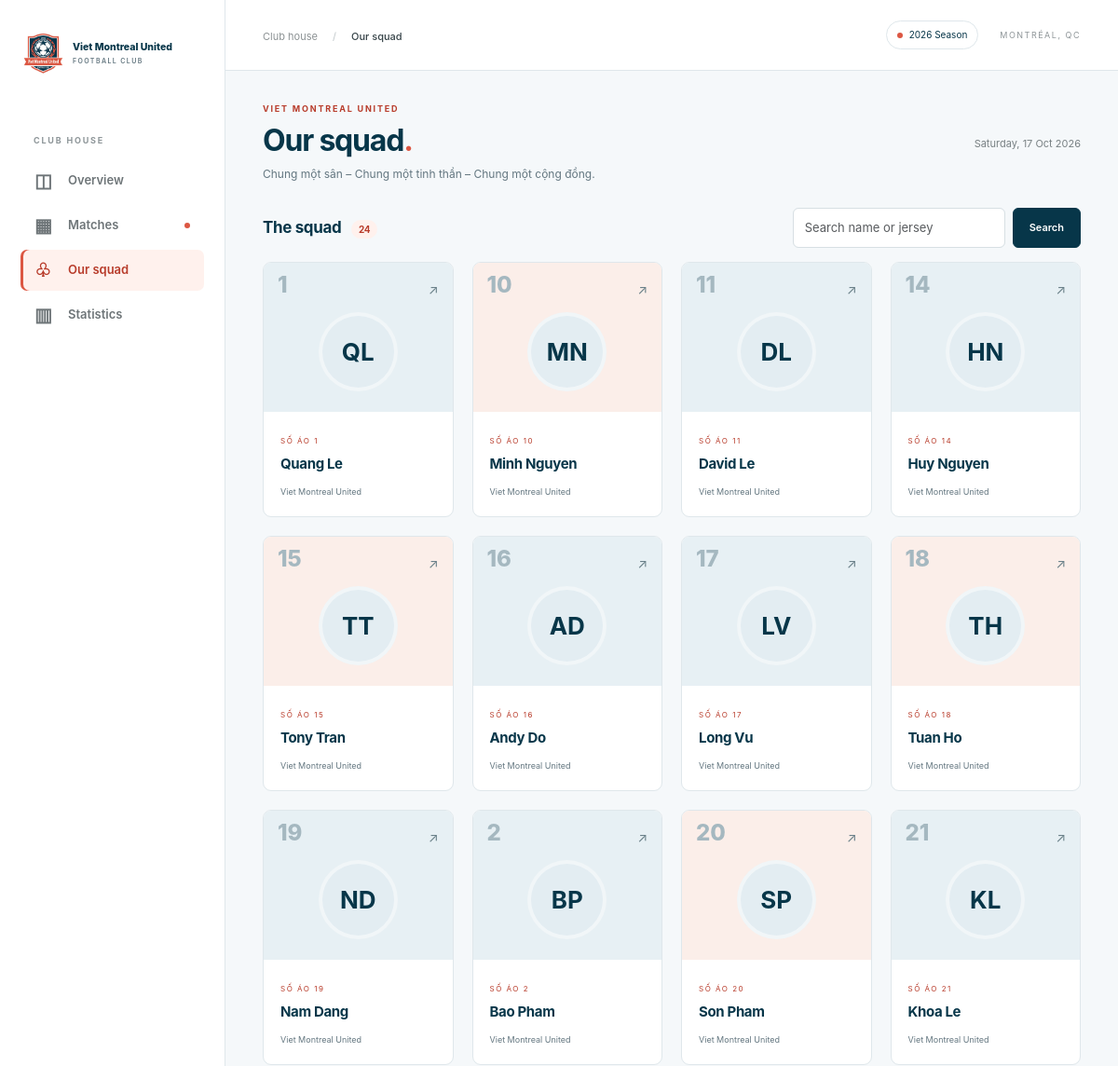
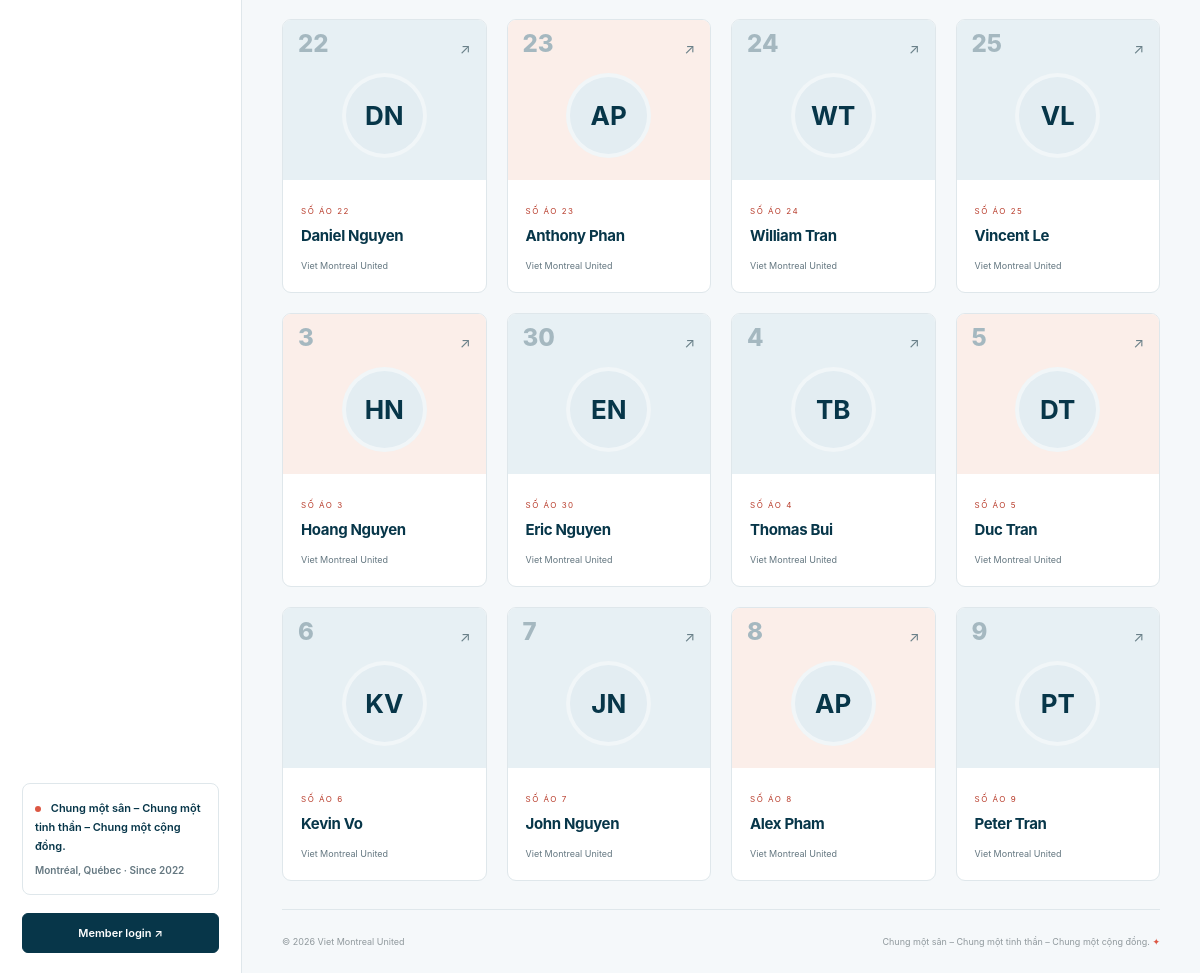
The app's page /index.php?page=players with its own data (2 pictures, top to bottom).
### tables this page shows
CREATE TABLE players (
 id INT UNSIGNED AUTO_INCREMENT PRIMARY KEY,
 full_name VARCHAR(120) NOT NULL,
 jersey_number VARCHAR(20) NOT NULL,
 jersey_key VARCHAR(20) GENERATED ALWAYS AS (LOWER(TRIM(jersey_number))) STORED,
 CONSTRAINT players_jersey_nonempty CHECK (CHAR_LENGTH(TRIM(jersey_number)) > 0),
 UNIQUE KEY players_jersey_unique (jersey_key),
 birth_year SMALLINT UNSIGNED NULL,
 photo_path VARCHAR(190) NULL,
 is_active TINYINT(1) NOT NULL DEFAULT 1,
 created_at TIMESTAMP NOT NULL DEFAULT CURRENT_TIMESTAMP,
 updated_at TIMESTAMP NOT NULL DEFAULT CURRENT_TIMESTAMP ON UPDATE CURRENT_TIMESTAMP
);

### public/index.php (called while the page is built, shortened)
<?php
$page=is_string($_GET['page'] ?? null)?$_GET['page']:'home';
$routes=['home'=>'home','matches'=>'matches','match'=>'match','players'=>'players','profile'=>'profile','statistics'=>'statistics','login'=>'login','account'=>'account','admin'=>'home','admin-players'=>'admin-players','admin-player-edit'=>'admin-player-edit','admin-matches'=>'admin-matches','admin-match-edit'=>'admin-match-edit','admin-attendance'=>'admin-match-data','admin-stats'=>'admin-match-data','admin-users'=>'admin-users','admin-settings'=>'admin-settings'];
try { require __DIR__.'/../app/views/'.$routes[$page].'.php'; $content=ob_get_clean(); }
catch (DomainException $e) { ob_end_clean(); abort_page(404,$e->getMessage()); }
require __DIR__.'/../app/views/layout.php';

### app/views/players.php (the view)
<?php $search=trim((string)($_GET['q'] ?? '')); $rows=query('SELECT id,full_name,jersey_number,birth_year,photo_path FROM players WHERE is_active=1 AND (full_name LIKE ? OR jersey_number LIKE ?) ORDER BY jersey_number',['%'.$search.'%','%'.$search.'%']); ?>
<div class="section-heading"><h2>The squad <span class="count-pill"><?= count($rows) ?></span></h2><form method="get" class="search-form"><input type="hidden" name="page" value="players"><input class="form-control" name="q" value="<?= e($search) ?>" placeholder="Search name or jersey" aria-label="Search players"><button class="btn btn-dark">Search</button></form></div>
<div class="squad-grid"><?php foreach($rows as $p): ?><a class="squad-card" href="<?= url('profile',['id'=>$p['id']]) ?>"><div class="squad-top"><span class="squad-number"><?= e($p['jersey_number']) ?></span><span class="squad-arrow">↗</span><?= avatar($p) ?></div><div class="squad-info"><small>SỐ ÁO <?= e($p['jersey_number']) ?></small><h2><?= e($p['full_name']) ?></h2><span>Viet Montreal United</span></div></a><?php endforeach; ?></div><?php if(!$rows): ?><div class="panel empty">Không tìm thấy cầu thủ.</div><?php endif; ?>

### app/functions.php (shortened to what this page needs)
<?php
function e(mixed $value): string { return htmlspecialchars((string)($value ?? ''), ENT_QUOTES | ENT_SUBSTITUTE, 'UTF-8'); }
function query(string $sql, array $args=[]): array { $s=$GLOBALS['pdo']->prepare($sql); $s->execute($args); return $s->fetchAll(); }
function url(string $page='home', array $args=[]): string { return 'index.php?'.http_build_query(['page'=>$page]+$args); }
function initials(string $name): string { $a=preg_split('/\s+/u',trim($name)); return mb_strtoupper(mb_substr($a[0],0,1).mb_substr(end($a),0,1)); }
function avatar(array $p): string {
    $photo=$p['photo_path'] ?? null;
    return '<span class="avatar">'.e(initials($p['full_name'])).'</span>';
}

### public/assets/app.css (style rules this page uses)
:root { --ink:#073649;--accent:#b83c2b;--accent-light:#ffd9cf;--muted:#7a8083;--line:#e2e7e9;--bg:#f3f6f7 }
* { box-sizing:border-box }
body { margin:0;background:var(--bg);color:#25343b;font-family:Inter,"Segoe UI",Arial,sans-serif;font-size:14px }
a { color:inherit;text-decoration:none }
button,input,select { font:inherit }
.btn { padding:11px 17px;font-size:11px;font-weight:600;border-radius:6px }
.btn-dark { background:var(--ink);border-color:var(--ink) }
.section-heading { display:flex;align-items:center;justify-content:space-between;gap:15px;margin:26px 0 15px }
h2 { font-size:17px;font-weight:650;letter-spacing:-.35px;margin:0 }
.section-heading .btn { font-size:11px;color:#fff }
.avatar { width:36px;height:36px;border-radius:50%;display:inline-flex;align-items:center;justify-content:center;background:#dee9ed;color:#5c7783;font-size:11px;font-weight:700;object-fit:cover;flex-shrink:0 }
.form-control,.form-select { font-size:13px;min-height:43px;border-color:#d7dfe3;border-radius:6px }
.squad-grid { display:grid;grid-template-columns:repeat(4,1fr);gap:20px }
.squad-card { border:1px solid var(--line);border-radius:9px;background:#fff;overflow:hidden }
.squad-top { height:160px;position:relative;background:#e1eaee;display:flex;align-items:center;justify-content:center }
.squad-card:nth-child(3n+2) .squad-top { background:#ece9df }
.squad-card:nth-child(3n+3) .squad-top { background:#e2e8eb }
.squad-top .avatar { height:85px;width:85px;font-size:26px;border:4px solid #ffffff80 }
.squad-number { position:absolute;left:15px;top:10px;font-size:41px;color:#a5b8c0;font-weight:800 }
.squad-arrow { position:absolute;right:15px;top:18px;color:#6a8089 }
.squad-info { padding:18px }
.squad-info small { font-size:8px;letter-spacing:1.5px;color:#728b96 }
.squad-info h2 { font-size:15px;margin:8px 0 }
.squad-info>span { font-size:9px;color:var(--muted) }
.count-pill { font-size:10px;background:#e5eef2;color:#647c86;padding:4px 8px;border-radius:12px;margin-left:7px;vertical-align:middle }
.search-form { display:flex;gap:8px;max-width:360px }
.jersey-text,.jersey,.squad-number { white-space:pre-wrap;overflow-wrap:anywhere }
.squad-number { font-size:clamp(14px,2vw,32px);max-width:calc(100% - 50px);line-height:1.15 }
.squad-top .avatar { margin-top:32px }

### public/assets/club-theme.css (style rules this page uses)
:root { --club-navy: #073649; --club-coral: #dc5743; --club-coral-dark: #b83c2b; --club-coral-pale: #fff1ed; --ink: var(--club-navy); --accent: var(--club-coral-dark); --muted: #647780; --line: #dfe7eb; --bg: #f5f8fa; }
body { color: var(--club-navy); }
.page-heading .eyebrow, .section-heading > a, .squad-info small { color: var(--club-coral-dark); }
.btn-dark { --bs-btn-active-bg: #052a39; --bs-btn-active-border-color: #052a39; background: var(--club-navy); border-color: var(--club-navy); color: #fff; }
.avatar, .leader-row:nth-child(3n) .avatar { background: #e3edf2; color: var(--club-navy); }
.squad-top, .squad-card:nth-child(3n+3) .squad-top { background: #e7f0f4; }
.squad-card:nth-child(3n+2) .squad-top { background: #fbeee9; }
.count-pill { background: var(--club-coral-pale); color: var(--club-coral-dark); }

### records on screen
players: jersey_number "1", full_name "QL", full_name "Quang Le"
players: jersey_number "10", full_name "MN", full_name "Minh Nguyen"
players: jersey_number "11", full_name "DL", full_name "David Le"
players: jersey_number "14", full_name "HN", full_name "Huy Nguyen"
players: jersey_number "15", full_name "TT", full_name "Tony Tran"
players: jersey_number "16", full_name "AD", full_name "Andy Do"
players: jersey_number "17", full_name "LV", full_name "Long Vu"
players: jersey_number "18", full_name "TH", full_name "Tuan Ho"
players: jersey_number "19", full_name "ND", full_name "Nam Dang"
players: jersey_number "2", full_name "BP", full_name "Bao Pham"
players: jersey_number "20", full_name "SP", full_name "Son Pham"
players: jersey_number "21", full_name "KL", full_name "Khoa Le"
players: jersey_number "22", full_name "DN", full_name "Daniel Nguyen"
players: jersey_number "23", full_name "AP", full_name "Anthony Phan"
players: jersey_number "24", full_name "WT", full_name "William Tran"
players: jersey_number "25", full_name "VL", full_name "Vincent Le"
players: jersey_number "3", full_name "HN", full_name "Hoang Nguyen"
players: jersey_number "30", full_name "EN", full_name "Eric Nguyen"
players: jersey_number "4", full_name "TB", full_name "Thomas Bui"
players: jersey_number "5", full_name "DT", full_name "Duc Tran"
players: jersey_number "6", full_name "KV", full_name "Kevin Vo"
players: jersey_number "7", full_name "JN", full_name "John Nguyen"
players: jersey_number "8", full_name "AP", full_name "Alex Pham"
players: jersey_number "9", full_name "PT", full_name "Peter Tran"

### other values on screen
$icon "◫"
$label "Overview"
$icon "▦"
$label "Matches"
$icon "♧"
$label "Our squad"
$icon "▥"
$label "Statistics"
club_slogan() "Chung một sân – Chung một tinh thần – Chung một cộng đồng."
$title "Our squad"
$settings['season_label'] "2026 Season"
count($rows) "24"
club() "Viet Montreal United"
